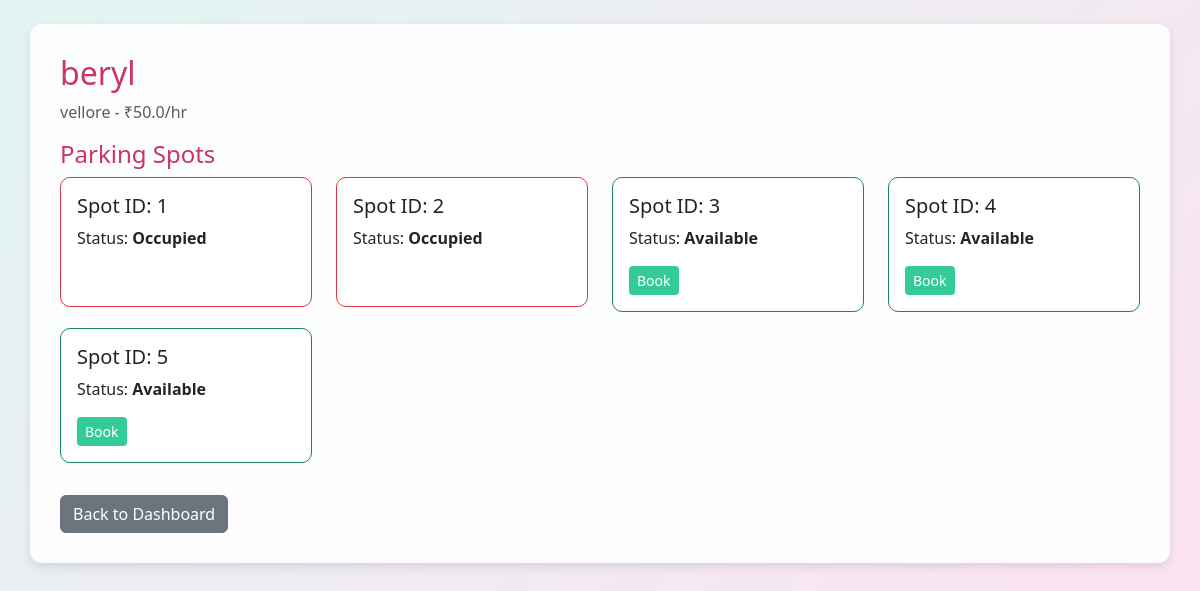
Screenshot of /lot/1 with the database file from the repository.
### app.py (models this page shows, shortened)
class ParkingLot(db.Model):
    id = db.Column(db.Integer, primary_key=True)
    name = db.Column(db.String(100), nullable=False)
    address = db.Column(db.String(200), nullable=False)
    pincode = db.Column(db.String(6), nullable=False)
    price = db.Column(db.Float, nullable=False)
    max_spots = db.Column(db.Integer, nullable=False)

class ParkingSpot(db.Model):
    id = db.Column(db.Integer, primary_key=True)
    lot_id = db.Column(db.Integer, db.ForeignKey('parking_lot.id'), nullable=False)
    spot_number = db.Column(db.Integer, nullable=False)
    status = db.Column(db.String(1), nullable=False, default='A')  # 'A' or 'O'
    lot = db.relationship('ParkingLot', backref=db.backref('spots', lazy=True))

### app.py (the view)
@app.route('/lot/<int:lot_id>')
def view_parking_lot(lot_id):
    lot = ParkingLot.query.get_or_404(lot_id)
    spots = ParkingSpot.query.filter_by(lot_id=lot.id).all()
    return render_template('lot_details.html', lot=lot, spots=spots)

### app.py (called while the page is built)
@app.before_request
def create_tables_once():
    if not hasattr(app, 'db_initialized'):
        db.create_all()
        app.db_initialized = True

### templates/lot_details.html (shortened to what this page needs)
{% extends "base.html" %}
{% block body %}
<div class="container mt-4">
    <h2 class="mb-2">{{ lot.name }}</h2>
    <p class="text-muted">{{ lot.address }} - ₹{{ lot.price }}/hr</p>
    <h4>Parking Spots</h4>
    {% if spots %}
        <div class="row">
            {% for spot in spots %}
                <div class="col-md-3 mb-3">
                    <div class="card {% if spot.status == 'A' %}border-success{% else %}border-danger{% endif %}">
                        <div class="card-body">
                            <h5 class="card-title">Spot ID: {{ spot.id }}</h5>
                            <p>Status: <strong>{{ 'Available' if spot.status == 'A' else 'Occupied' }}</strong></p>
                            {% if spot.status == 'A' %}
                                <a href="{{ url_for('book_spot', spot_id=spot.id) }}" class="btn btn-success btn-sm">Book</a>
                            {% else %}
                                <span class="badge badge-danger">Occupied</span>
                            {% endif %}
                        </div>
                    </div>
                </div>
            {% endfor %}
        </div>
    {% else %}
        <p class="alert alert-info">No spots found for this lot.</p>
    {% endif %}
    <a href="{{ url_for('user_dashboard') }}" class="btn btn-secondary mt-3">Back to Dashboard</a>
</div>
{% endblock %}

### templates/base.html (shortened to what this page needs)
<!DOCTYPE html>
<html lang="en">
<head>
  <link href="https://cdn.jsdelivr.net/npm/bootstrap@5.3.0/dist/css/bootstrap.min.css" rel="stylesheet">
  <link rel="stylesheet" href="{{ url_for('static', filename='css/main.css') }}">
</head>
<body>
  {% block body %}{% endblock %}
</body>
</html>

### static/css/main.css (style rules this page uses)
body { font-family: 'Segoe UI', Tahoma, Geneva, Verdana, sans-serif; background: linear-gradient(135deg, #e1f4f3, #ffe1f0); color: #333; min-height: 100vh; margin: 0; padding-bottom: 50px; }
.container { background-color: rgba(255, 255, 255, 0.9); padding: 30px; border-radius: 12px; box-shadow: 0 4px 10px rgba(0, 0, 0, 0.1); margin-top: 40px; }
h2, h3, h4 { color: #cc3366; }
.btn-success { background-color: #33cc99; border: none; }
.card { border-radius: 10px; transition: all 0.2s ease-in-out; }

### templates/base.html (style rules this page uses)
body, html { margin: 0; padding: 0; height: 100%; }

### rows the page displays
ParkingLot: name "beryl", address "vellore", price "50.0"
ParkingSpot: id "1", status "Occupied"
ParkingSpot: id "2", status "Occupied"
ParkingSpot: id "3", status "Available"
ParkingSpot: id "4", status "Available"
ParkingSpot: id "5", status "Available"
